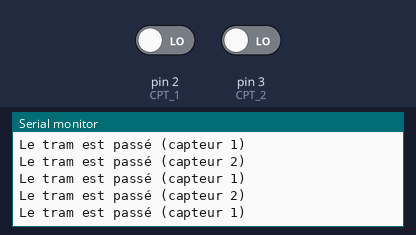
Bench run of a sketch on a simulated Arduino Uno, built with avr-gcc and run on an emulated ATmega328P. Shown: the last lines printed to the serial monitor. Inputs (shaded band) come from the test bench; at power-on: pin 2 (CPT_1) LOW, pin 3 (CPT_2) LOW.

Above: at 1.2 s.
1.3 s: pin 2 (CPT_1) driven HIGH
2.9 s: pin 2 (CPT_1) driven LOW
5.9 s: pin 3 (CPT_2) driven HIGH
At 6.8 s:
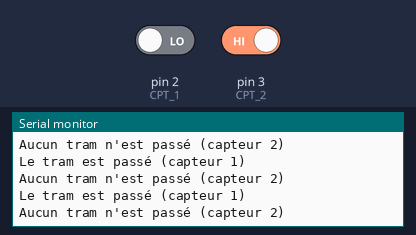
8.9 s: pin 3 (CPT_2) driven LOW
11.9 s: pin 2 (CPT_1) driven HIGH
At 13.0 s:
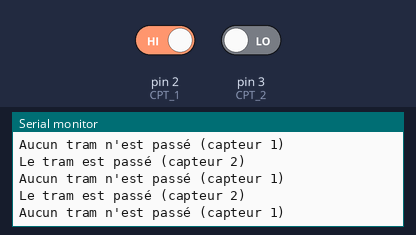
14.9 s: pin 3 (CPT_2) driven HIGH
At 15.6 s:
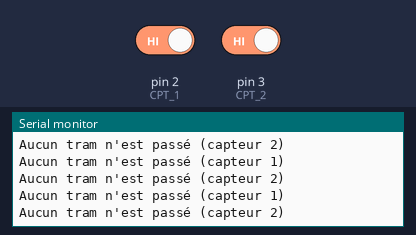

Measured:
- after the input at 5.9 s, the serial monitor: prints a new line after 0.11 s (image 1)
- after the input at 11.9 s, the serial monitor: prints a new line after 0.08 s (image 2)
- after the input at 14.9 s, the serial monitor: prints a new line after 0.13 s (image 3)

The sketch:

capteur_infra_test.ino
```cpp
int CPT_1 = 2;
int CPT_2 = 3;

int CPT_1_STATE = 0;
int CPT_2_STATE = 0;

void setup() {
  Serial.begin(9600);
  pinMode(CPT_1, INPUT);
  pinMode(CPT_2, INPUT);
}

void loop() {
  CPT_1_STATE = digitalRead(CPT_1);
  CPT_2_STATE = digitalRead(CPT_2);


  if (CPT_1_STATE == 1)
  {
    Serial.println("Aucun tram n\'est passé (capteur 1)");
  } else {
    Serial.println("Le tram est passé (capteur 1)");
  }

  if (CPT_2_STATE == 1)
  {
    Serial.println("Aucun tram n\'est passé (capteur 2)");
  } else {
    Serial.println("Le tram est passé (capteur 2)");
  }

}
```
